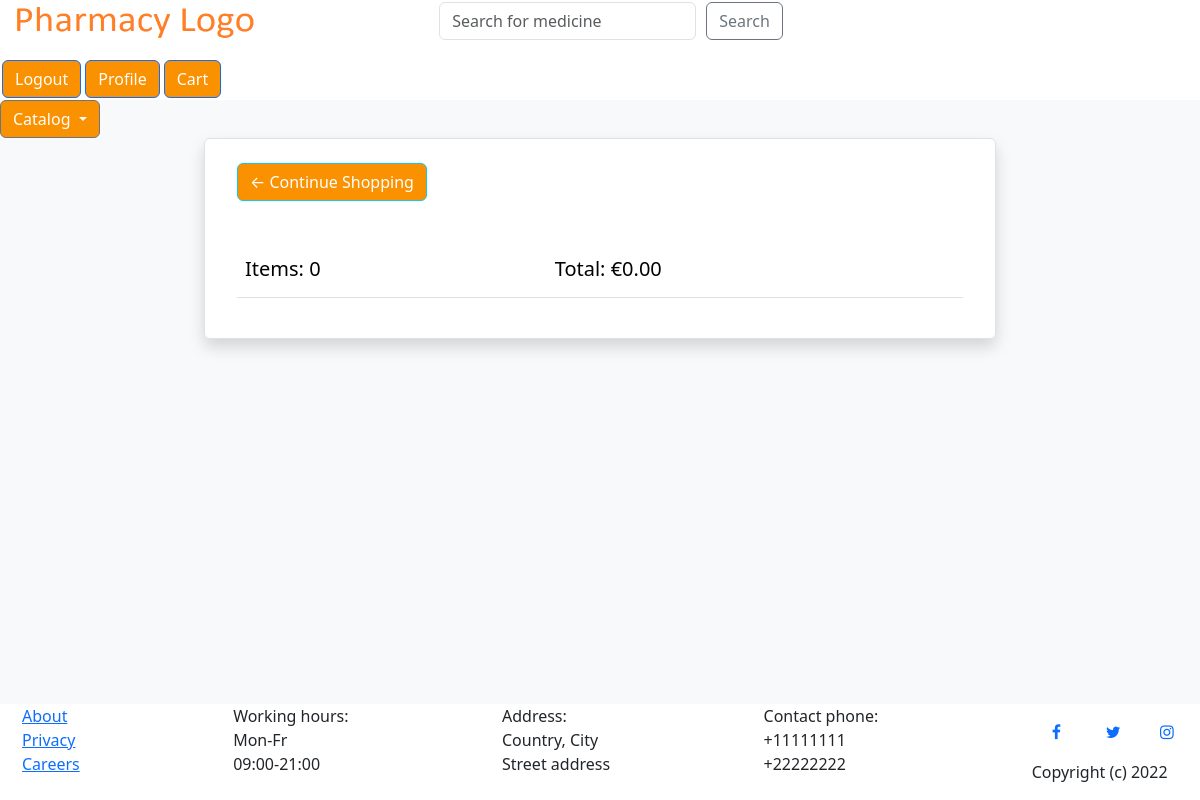
The app's page /cart/ (signed in), older data.
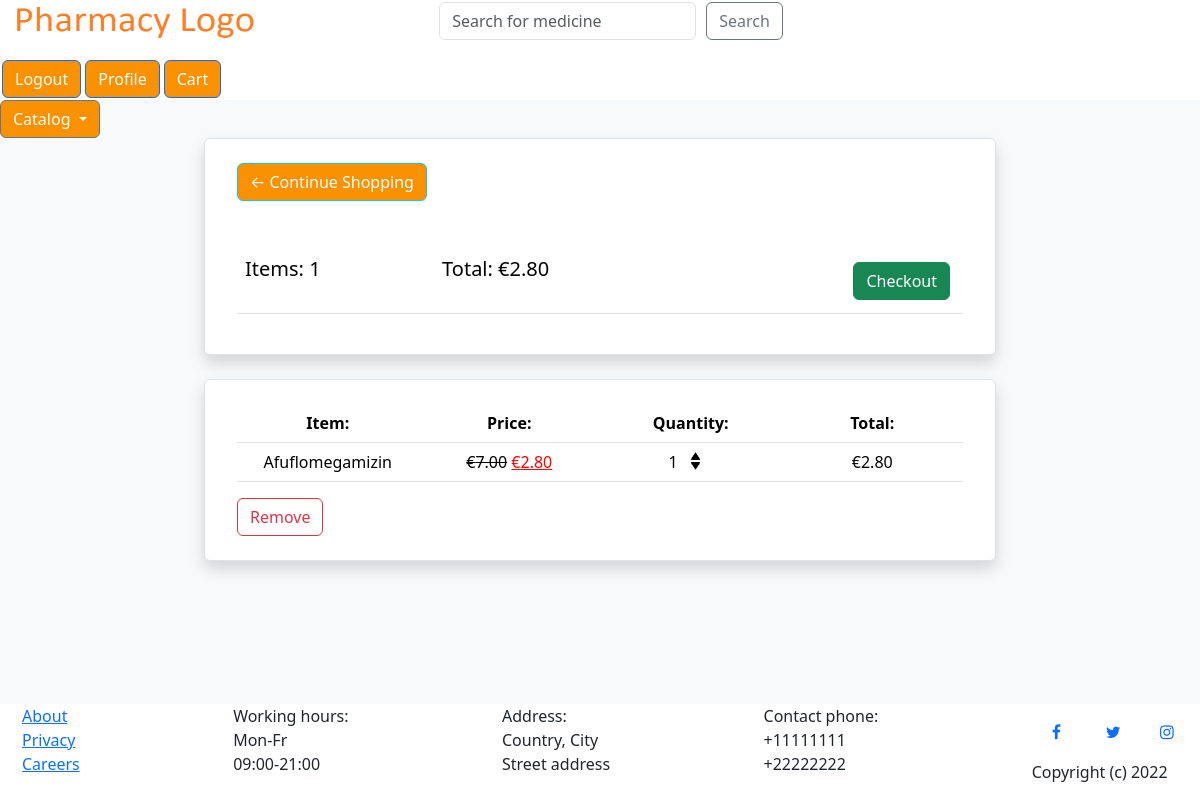
The same page, newer data.
### users/models.py (models this page shows, shortened)
class AbstractOrder(models.Model):
    customer = models.ForeignKey(UserProfile, on_delete=models.SET_NULL, null=True)
    order_date = models.DateTimeField(auto_now_add=True)
    complete = models.BooleanField(default=False)
    transaction_id = models.CharField(max_length=100)
    @property
    def get_cart_total(self)    :
        order_items = self.orderitem_set.all()
        total = sum([item.get_total for item in order_items])
        return total
    @property
    def get_cart_items(self)    :
        order_items = self.orderitem_set.all()
        total = sum([item.quantity for item in order_items])
        return total
    class Meta:
        abstract = True

class Order(AbstractOrder):
    pass

class OrderItem(models.Model):
    product = models.ForeignKey(Product, on_delete=models.SET_NULL, null=True)
    order = models.ForeignKey(Order, on_delete=models.SET_NULL, null=True)
    quantity = models.IntegerField(default=0)
    date_added = models.DateTimeField(auto_now_add=True)
    @property
    def get_total(self):
        if self.product.price > self.product.discounted_price:
            total = self.product.discounted_price*self.quantity
        else:
            total = self.product.price*self.quantity
        return total

### products/models.py (models this page shows, shortened)
class Product(models.Model):
    id = models.AutoField(primary_key=True)
    title = models.CharField(max_length=100)
    description = models.TextField()
    price = models.DecimalField(max_digits=6, decimal_places=2)
    discount_percent = models.IntegerField(default=0, validators=PERCENTAGE_VALIDATOR, blank=True)
    discounted_price = models.DecimalField(max_digits=6, decimal_places=2, blank=True)
    picture = models.ImageField(blank=True, upload_to=product_image_dir)
    number_in_stock = models.IntegerField(default=0)
    category = models.CharField(max_length=100, choices=product_categories, default='flu')
    brand = models.CharField(max_length=100, choices=brands, default='choose_brand')

### users/views.py (the view)
# urls.py: path('cart/', users_views.cart, name='cart'),
@login_required
def cart(request):
    customer = request.user.profile
    try:
        order, created = Order.objects.get_or_create(customer=customer)
    except MultipleObjectsReturned:
        order = Order.objects.filter(customer=customer).first()
    items = order.orderitem_set.all()
    cart_items = order.get_cart_items
    context = {
        'current_user': customer,
        'items': items,
        'order': order,
        'cart_items': cart_items,
    }
    return render(request, 'users/cart.html', context)

### users/templates/users/cart.html (shortened to what the changed rows need)
{% extends "main_site/main-site-base.html" %}
{% load static %}
{% block content %}
<body>
    <div class="row">
        <div class="col-lg-8 mx-auto">
            <ul class="list-group shadow">
                <li class="list-group-item">
                    <div class="media align-items-lg-center flex-column flex-lg-row p-3">
                        <br>
                        <br>
                        <table class="table">
                            <tr>
                                <div class="media-body order-2 order-lg-1">
                                    <th><h5>Items: {{ order.get_cart_items }}</h5></th>
                                    <th><h5>Total: €{{ order.get_cart_total|floatformat:2 }}</h5></th>
                                    {% if order.get_cart_items > 0 %}
                                    <th>
                                        <a
                                        style="float:right; margin:5px;"
                                        class="btn btn-success"
                                        href="{% url 'checkout' %}"
                                        id="checkout_btn">
                                        Checkout
                                        </a>
                                    </th>
                                    {% endif %}
                                </div>
                            </tr>
                        </table>
                    </div>
                </li>
            </ul>
            <br>
            {% for item in items %}
            <ul class="list-group shadow">
                <li class="list-group-item">
                    <div class="media align-items-lg-center flex-column flex-lg-row p-3">
                        <div class="media-body order-2 order-lg-1 cart-table-row">
                            <table class="table cart-table" width="100%">
                                <div class="flex-box">
                                    <tr>
                                        <div class="media-body order-2 order-lg-1">
                                            <th>Item:</th>
                                            <th>Price:</th>
                                            <th>Quantity:</th>
                                            <th>Total:</th>
                                        </div>
                                    </tr>
                                    <tr>
                                        <div class="media-body order-2 order-lg-1">
                                            <td width="20%">{{ item.product.title }}</td>
                                            {% if item.product.price > item.product.discounted_price %}
                                                <td width="20%">
                                                    <del>€{{item.product.price}}</del>
                                                    <ins style="color:red">€{{item.product.discounted_price|floatformat:2}}</ins>
                                                </td>
                                            {% else %}
                                                <td width="20%">€{{item.product.price|floatformat:2}}</td>
                                            {% endif %}
                                            <td width="20%">
                                                <div class="row" id="item-quantity-div">
                                                    {{ item.quantity }}
                                                    <div class="col-auto">
                                                        <div class="row" style="padding: 1px">
                                                            <img data-product="{{item.product.id}}" data-action="add" class="chg_quantity update-cart" src="{% static 'up_arrow.png' %}" width="8" height="8">
                                                        </div>
                                                        <div class="row" style="padding: 1px">
                                                            <img data-product="{{item.product.id}}" data-action="remove" class="chg_quantity update-cart" src="{% static 'down_arrow.png' %}" width="8" height="8">
                                                        </div>
                                                    </div>
                                                </div>
                                            </td>
                                            <td width="20%">€{{ item.get_total }}</td>
                                        </div>
                                    </tr>
                                </div>
                            </table>
                            <button data-product="{{item.product.id}}" data-action="remove_all_item_pieces" class="btn btn-outline-danger update-cart">Remove</button>
                        </div>
                    </div>
                </li>
            </ul>
            {% endfor %}
        </div>
    </div>
</body>
{% endblock %}

Row changes from the older to the newer data that the page shows:
computed for Order: get_cart_items "0" → "1"; get_cart_total "0.00" → "2.80"
added OrderItem: product "Afuflomegamizin", product.price "7.00", product.discounted_price "2.80", quantity "1", get_total "2.80"
Text that changed along with them:
text now shown: "Checkout"
